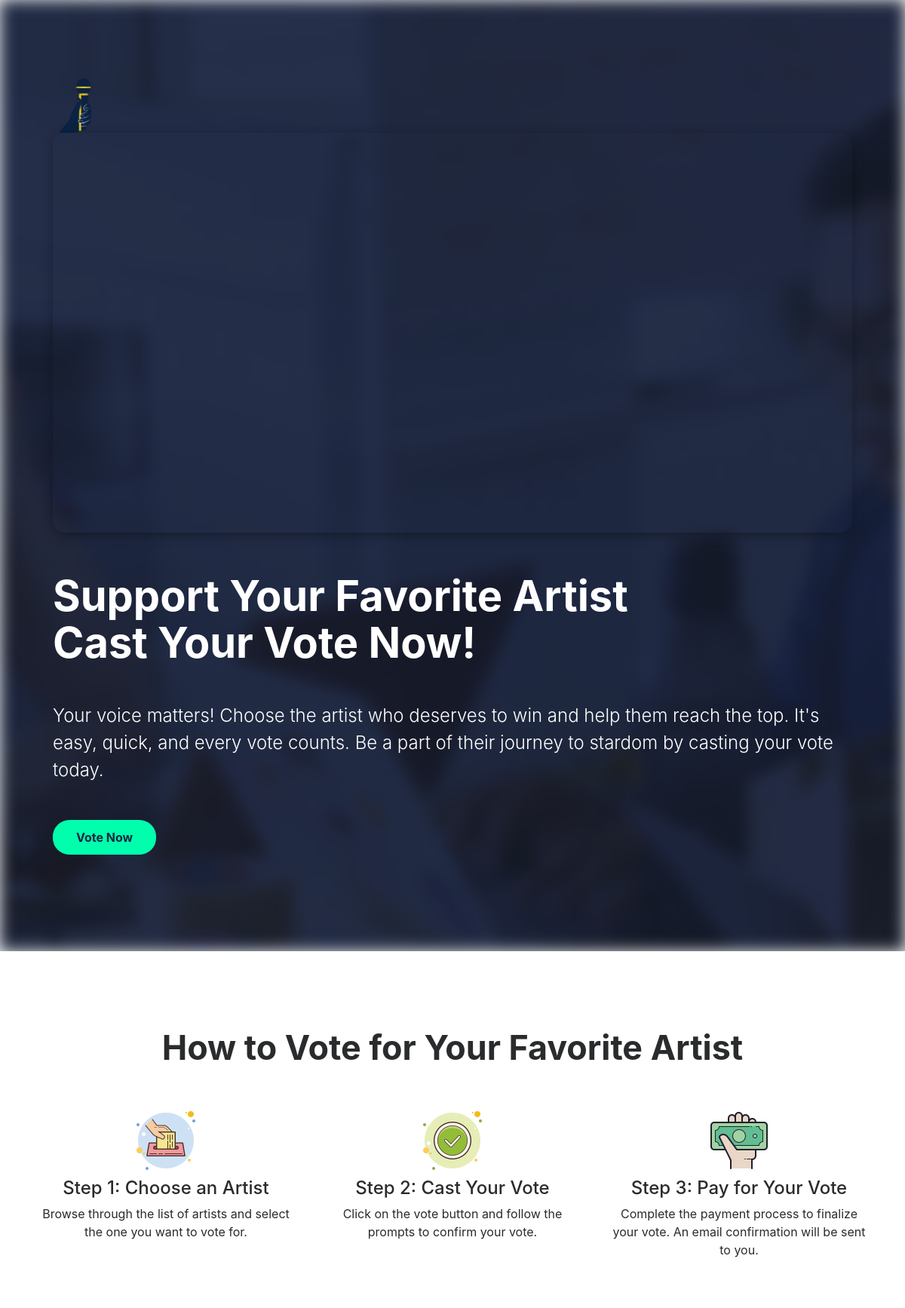
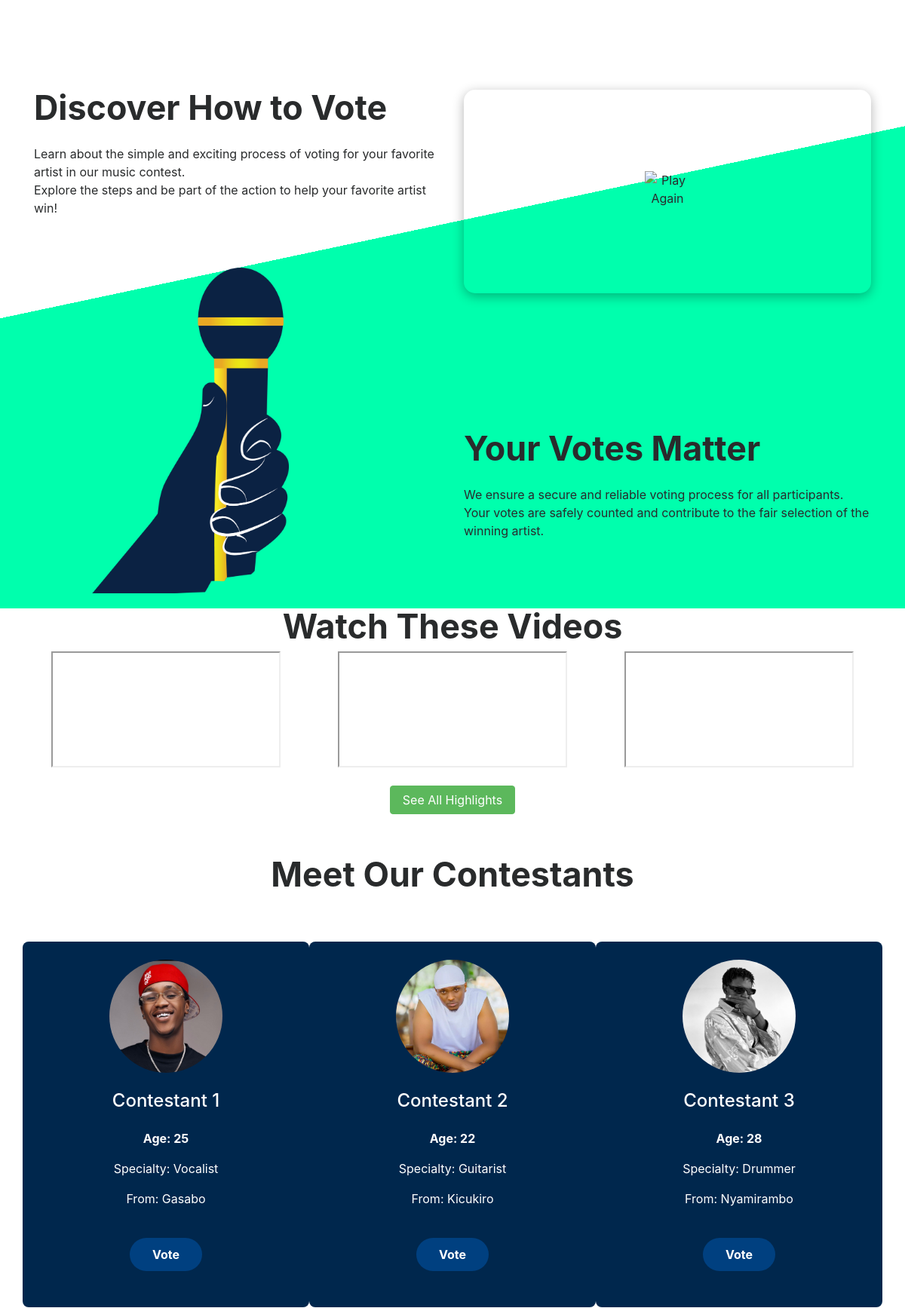
The page / (upper part) on the database its author committed (2 pictures, top to bottom).
### tables this page shows
CREATE TABLE `contestants` (
  `id` int(11) NOT NULL,
  `name` varchar(100) NOT NULL,
  `age` int(11) NOT NULL,
  `specialty` varchar(100) NOT NULL,
  `origin` varchar(100) NOT NULL,
  `image` varchar(255) NOT NULL,
  `points` int(11) DEFAULT 0
);

### index.php (the view, shortened to what this page needs)
<!DOCTYPE html>
<html lang="zh-TW">
<head>
    <link rel="stylesheet" href="css/custom.css">
    <link rel="stylesheet" href="css/bootstrap.min.css">
    <link rel="stylesheet" href="font-awesome-4.7.0/css/font-awesome.min.css">
    <link rel="stylesheet" href="css/aos.css">
</head>
<body>
    <div class="jumbotron jumbotron-fluid" id="banner">
        <div class="container text-center text-md-left" id="content">
            <header>
                <div class="row justify-content-between">
                    <div class="col-2">
                        <img src="img/other_contents/SUMMER PROMOTION F [Recovered].png" alt="logo">
                    </div>
                    <div class="col-6 align-self-center text-right">
                    </div>
                </div>
            </header>
            <div class="video-wrapper">
                <video id="promo-video" class="promo-video" autoplay muted playsinline loop>
                    <source src="img/other_contents/ARTIST SUMMER PROMOTIONmp4.mp4" type="video/mp4">
                </video>
            </div>
            <h1 data-aos="fade" data-aos-easing="linear" data-aos-duration="1000" data-aos-once="true" class="display-3 text-white font-weight-bold my-5">
                Support Your Favorite Artist<br>
                Cast Your Vote Now!
            </h1>
            <p data-aos="fade" data-aos-easing="linear" data-aos-duration="1000" data-aos-once="true" class="lead text-white my-4">
                Your voice matters! Choose the artist who deserves to win and help them reach the top. It's easy, quick, and every vote counts. Be a part of their journey to stardom by casting your vote today.
            </p>
            <a href="#contestants" data-aos="fade" data-aos-easing="linear" data-aos-duration="1000" data-aos-once="true" class="btn my-4 font-weight-bold atlas-cta cta-green">Vote Now</a>
        </div>
    </div>
    <div class="container my-5 py-2">
        <h2 class="text-center font-weight-bold my-5">How to Vote for Your Favorite Artist</h2>
        <div class="row">
            <div data-aos="fade-up" data-aos-delay="0" data-aos-duration="1000" data-aos-once="true" class="col-md-4 text-center">
                <img src="img/icons8-elections-100.png" alt="Step 1: Choose an Artist" class="mx-auto">
                <h4>Step 1: Choose an Artist</h4>
                <p>Browse through the list of artists and select the one you want to vote for.</p>
            </div>
            <div data-aos="fade-up" data-aos-delay="200" data-aos-duration="1000" data-aos-once="true" class="col-md-4 text-center">
                <img src="img/icons8-approval-100.png" alt="Step 2: Cast Your Vote" class="mx-auto">
                <h4>Step 2: Cast Your Vote</h4>
                <p>Click on the vote button and follow the prompts to confirm your vote.</p>
            </div>
            <div data-aos="fade-up" data-aos-delay="400" data-aos-duration="1000" data-aos-once="true" class="col-md-4 text-center">
                <img src="img/icons8-cash-in-hand-100.png" alt="Step 3: Pay for Your Vote" class="mx-auto">
                <h4>Step 3: Pay for Your Vote</h4>
                <p>Complete the payment process to finalize your vote. An email confirmation will be sent to you.</p>
            </div>
        </div>
    </div>
<div class="jumbotron jumbotron-fluid feature" id="feature-first">
    <div class="container my-5">
        <div class="row justify-content-between text-center text-md-left">
            <div data-aos="fade-right" data-aos-duration="1000" data-aos-once="true" class="col-md-6">
                <h2 class="font-weight-bold">Discover How to Vote</h2>
                <p class="my-4">Learn about the simple and exciting process of voting for your favorite artist in our music contest.
                    <br> Explore the steps and be part of the action to help your favorite artist win!</p>
            </div>
            <div data-aos="fade-left" data-aos-duration="1000" data-aos-once="true" class="col-md-6 align-self-center">
                <div class="video-wrapper">
                    <div class="play-again" onclick="playFeatureVideo()">
                        <img src="img/play.png" alt="Play Again">
                    </div>
                </div>
            </div>
        </div>
    </div>
</div>
<div class="jumbotron jumbotron-fluid feature" id="feature-last">
    <div class="container">
        <div class="row justify-content-between text-center text-md-left">
            <div data-aos="fade-left" data-aos-duration="1000" data-aos-once="true" class="col-md-6 flex-md-last">
                <h2 class="font-weight-bold">Your Votes Matter</h2>
                <p class="my-4">
                We ensure a secure and reliable voting process for all participants.
                <br> Your votes are safely counted and contribute to the fair selection of the winning artist.
                </p>
            </div>
            <div data-aos="fade-right" data-aos-duration="1000" data-aos-once="true" class="col-md-6 align-self-center flex-md-first d-none d-md-block" id="logo">
                <img src="img/other_contents/SUMMER PROMOTION F [Recovered].png" alt="Your Votes Matter" class="mx-auto d-block" style="margin-top:-40%;">
            </div>
        </div>
    </div>
</div>
    <div class="container video-section">
    <h2 class="text-center font-weight-bold">Watch These Videos</h2>
    <div class="row">
        <div class="col-12 col-md-4 d-flex justify-content-center mb-4 mb-md-0">
            <iframe class="mx-auto" src="https://www.youtube.com/embed/m53vqJ2IPuM" allowfullscreen></iframe>
        </div>
        <div class="col-12 col-md-4 d-flex justify-content-center mb-4 mb-md-0">
            <iframe class="mx-auto" src="https://www.youtube.com/embed/bi6MffCZ0Fw" allowfullscreen></iframe>
        </div>
        <div class="col-12 col-md-4 d-flex justify-content-center">
            <iframe class="mx-auto" src="https://www.youtube.com/embed/lVJ_VZ17ldU" allowfullscreen></iframe>
        </div>
    </div>
    <div class="text-center mt-4">
        <a href="highlights.html" class="see-all-highlights btn btn-success">See All Highlights</a>
    </div>
</div>
    <div class="container my-5 py-2" id="contestants">
        <h2 class="text-center font-weight-bold d-block mb-3">Meet Our Contestants</h2>
        <div class="row justify-content-between">
            <?php
            $conn = new mysqli('localhost', 'root', '', 'voting_system');
            $sql = "SELECT * FROM contestants";
            $result = $conn->query($sql);
            if ($result->num_rows > 0) {
                while($row = $result->fetch_assoc()) {
                    echo '
                    <div data-aos="fade-up" data-aos-duration="1000" data-aos-once="true" class="col-md-4 text-center py-4 mt-5 contestant-card">
                        <img src="' . $row['image'] . '" alt="' . $row['name'] . '" class="img-fluid rounded-circle mx-auto mb-3" style="width: 150px; height: 150px;">
                        <h4 class="my-4">' . $row['name'] . '</h4>
                        <p class="font-weight-bold">Age: ' . $row['age'] . '</p>
                        <p>Specialty: ' . $row['specialty'] . '</p>
                        <p>From: ' . $row['origin'] . '</p>
                        <a href="vote.html?id=' . $row['id'] . '" class="btn my-4 font-weight-bold atlas-cta cta-blue">Vote</a>
                    </div>';
                }
            } else {
                echo '<p class="text-center">No contestants found.</p>';
            }
            ?>
        </div>
    </div>
</body>
</html>

### css/custom.css (style rules this page uses)
h2 { font-size: 2.8rem !important; font-weight: 700; }
img { display: block; max-width: 100%; }
a, button { cursor: pointer; }
.jumbotron { margin-bottom: 0 !important; }
.atlas-cta { border-radius: 22px !important; padding: 12px 30px !important; font-weight: 700; transition: .3s ease-in-out !important; }
.cta-green { background: #00FFAD; color: #192440; }
.cta-blue { background: #192440; color: #ffffff; }
#banner { background-size: cover; }
#banner header { overflow: hidden; }
#banner header img { max-width: 80px; }
.feature img { width: 100%; max-width: 480px; }
#feature-first { background: linear-gradient(168deg, #ffffff 55%, #00FFAD 0); }
#feature-last { background: #00FFAD; }

### index.php (style rules this page uses)
#banner { position: relative; width: 100%; min-height: 100vh; overflow: hidden; display: flex; align-items: center; }
#content { position: relative; z-index: 2; color: white; padding: 20px; }
.video-wrapper { position: relative; text-align: center; }
.promo-video { width: 100%; max-width: 100%; border-radius: 15px; box-shadow: 0px 4px 15px rgba(0, 0, 0, 0.3); }
.play-icon, .play-again { position: absolute; top: 50%; left: 50%; transform: translate(-50%, -50%); cursor: pointer; z-index: 2; }
.play-icon, .play-again::before { display: none; }
.play-icon img, .play-again img { width: 60px; height: 60px; }
@media (min-width: 992px) { #content { padding: 40px; } }
@media (min-width: 992px) { .display-3 { font-size: 3.5rem; } }
@media (min-width: 992px) { .lead { font-size: 1.5rem; } }
.contestant-card { background-color: #00274d; color: white; border-radius: 8px; padding: 20px; text-align: center; }
.contestant-card .btn { background-color: #004080; color: white; border: none; }
#feature-last { height: 300px; }

### rows shown on the page
contestants: image (picture), name "Contestant 1", age "25", specialty "Vocalist", origin "Gasabo"
contestants: image (picture), name "Contestant 2", age "22", specialty "Guitarist", origin "Kicukiro"
contestants: image (picture), name "Contestant 3", age "28", specialty "Drummer", origin "Nyamirambo"
